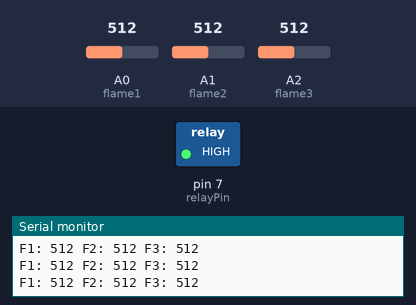
The sketch below on a simulated Arduino Uno, built with avr-gcc and run on an emulated ATmega328P. On the bench: switched loads named in the sketch (green lamp = pin HIGH), the last lines printed to the serial monitor. The inputs (shaded band) are chosen by the test bench; at power-on: A0 (flame1) = 512, A1 (flame2) = 512, A2 (flame3) = 512.

Above: at 1.2 s.
1.3 s: A0 (flame1) set to 491
At 2.7 s:
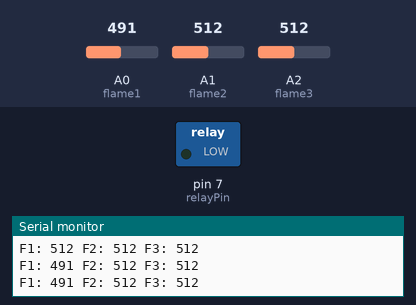
Timing chart, 0 to 8.9 s (numbered marks = the images above; inputs shaded):
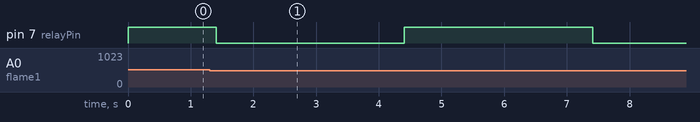

The sketch:

03-Relay-controlled_water_pump.ino
```cpp
// -------------------- PIN SETUP --------------------
const int flame1 = A0;
const int flame2 = A1;
const int flame3 = A2;

const int relayPin = 7;

// Adjust this threshold based on your sensor readings
// LOWER value often means fire detected (depends on module)
int fireThreshold = 500;

// -------------------- SETUP --------------------
void setup() {
  pinMode(relayPin, OUTPUT);

  digitalWrite(relayPin, HIGH); // Relay OFF (most relays are active LOW)

  Serial.begin(9600);
}

// -------------------- FUNCTION: CHECK FIRE --------------------
bool isFireDetected() {
  int f1 = analogRead(flame1);
  int f2 = analogRead(flame2);
  int f3 = analogRead(flame3);

  Serial.print("F1: "); Serial.print(f1);
  Serial.print(" F2: "); Serial.print(f2);
  Serial.print(" F3: "); Serial.println(f3);

  // Fire detected if ANY sensor goes below threshold
  if (f1 < fireThreshold || f2 < fireThreshold || f3 < fireThreshold) {
    return true;
  }
  return false;
}

// -------------------- LOOP --------------------
void loop() {

  if (isFireDetected()) {

    // FIRE DETECTED → START PUMP CYCLE
    while (isFireDetected()) {

      // TURN PUMP ON
      digitalWrite(relayPin, LOW);   // Relay ON
      delay(3000);

      if (!isFireDetected()) break;

      // TURN PUMP OFF
      digitalWrite(relayPin, HIGH);  // Relay OFF
      delay(3000);
    }

    // Ensure pump is OFF when fire disappears
    digitalWrite(relayPin, HIGH);
  }
  else {
    // NO FIRE → KEEP PUMP OFF
    digitalWrite(relayPin, HIGH);
  }

  delay(200); // small stability delay
}
```

Measured:
- the behaviour switches between 500 and 499 on A0 (flame1) (found by bisection; images 0 and 1)
- after the input at 1.3 s, pin 7 (relayPin): HIGH → LOW after 0.11 s, → HIGH 3.0 s later, → LOW 3.0 s later
